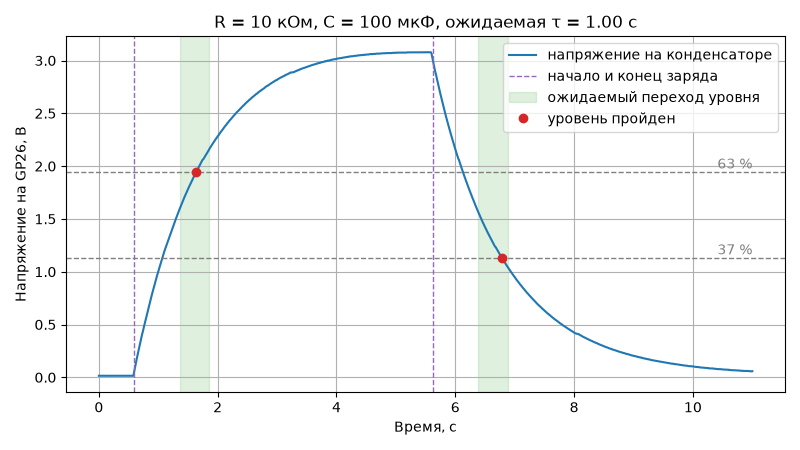

Source code (Python):
# Опыт с RC-цепью на приборе 311-adc. По номиналам деталей ведёт опыт, по 5τ на заряд
# и разряд, сохраняет записи в rc.csv, график в rc.png, номиналы и найденную τ в rc.log
# и сверяет τ с R·C. Приём потока устроен как в get_telemetry.py из п3.1.4.
#
#   python rc.py --r 10 --c 100   — опыт с RC-цепью, R в кОм, C в мкФ
#   python rc.py --plot rc.csv    — разбор готовой записи, номиналы берутся из rc.log

import argparse
import csv
import time

import matplotlib
import serial
from serial.tools import list_ports

# окно не нужно: график сразу сохраняется в файл
matplotlib.use("Agg")
import matplotlib.pyplot as plt

# настоящая τ отличается от R·C из-за допуска деталей: C ±20 %, R ±5 %
TAU_LOW = 0.8 * 0.95
TAU_HIGH = 1.2 * 1.05

VENDOR_ID = 0x2E8A
PRODUCT_ID = 0x000A


def find_board():
    for port in list_ports.comports():
        if port.vid == VENDOR_ID and port.pid == PRODUCT_ID:
            return port
    return None


def parse_record(line):
    """Запись из строки tm: <мкс> <В> <°C> или None, если строка не телеметрии."""
    parts = line.split()
    if len(parts) != 4 or parts[0] != "tm:":
        return None
    try:
        return int(parts[1]), float(parts[2]), float(parts[3])
    except ValueError:
        return None


def collect(device, seconds, period_ms, actions=()):
    records = []
    pending = list(actions)
    with serial.Serial(device, timeout=0.1) as port:
        time.sleep(0.2)
        port.reset_input_buffer()
        port.write(("tm_start %d\r" % period_ms).encode("ascii"))
        started = time.monotonic()
        deadline = started + seconds
        received = ""
        try:
            while time.monotonic() < deadline:
                # команды опыта — в свои моменты от начала приёма
                while pending and time.monotonic() - started >= pending[0][0]:
                    port.write((pending.pop(0)[1] + "\r").encode("ascii"))
                received += port.read(256).decode("ascii", "replace")
                while "\n" in received:
                    line, received = received.split("\n", 1)
                    record = parse_record(line.strip())
                    if record is not None:
                        records.append(record)
                        print("%.3f с  %.3f В  %.1f °C" % (record[0] / 1e6, record[1], record[2]))
        except KeyboardInterrupt:
            print("Остановлено по Ctrl+C")
        finally:
            port.write(b"tm_stop\r")
            port.write(b"charge_off\r")
    return records


def save_csv(records, name):
    # время от первой записи в секундах: так график начинается с нуля
    start_us = records[0][0]
    with open(name, "w", newline="", encoding="utf-8") as f:
        writer = csv.writer(f)
        writer.writerow(["time_s", "voltage_v", "temp_c"])
        for time_us, voltage, temp in records:
            writer.writerow(["%.6f" % ((time_us - start_us) / 1e6), "%.3f" % voltage, "%.1f" % temp])


def load_csv(name):
    times, voltages, temps = [], [], []
    with open(name, newline="", encoding="utf-8") as f:
        for row in csv.DictReader(f):
            times.append(float(row["time_s"]))
            voltages.append(float(row["voltage_v"]))
            temps.append(float(row["temp_c"]))
    return times, voltages, temps


def rc_plan(tau):
    """Период телеметрии, команды опыта и его длительность по ожидаемой τ."""
    # около ста отсчётов на τ, но не чаще, чем умеет прибор
    period_ms = max(10, round(tau * 10))
    # полсекунды покоя, 5τ заряда, 5τ разряда и полсекунды в запас
    actions = [(0.5, "charge_on"), (0.5 + 5 * tau, "charge_off")]
    return period_ms, actions, 1 + 10 * tau


def crossing(voltages, start, level, rising):
    """Номер первой записи от start, на которой напряжение перешло уровень."""
    for i in range(start, len(voltages)):
        if (voltages[i] >= level) if rising else (voltages[i] <= level):
            return i
    return None


def measure_tau(times, voltages):
    """τ заряда и разряда по уровням напряжения, как по триггеру осциллографа."""
    top = max(voltages)
    peak = voltages.index(top)
    result = {"top": top}
    # заряд: от начала подъёма (2 % вершины) до 63 % вершины
    start = crossing(voltages, 0, 0.02 * top, True)
    end = crossing(voltages, start, 0.632 * top, True) if start is not None else None
    if end is not None and end <= peak:
        result["charge"] = (times[start], times[end], voltages[end])
    # разряд: от начала спада (98 % вершины) до 37 % вершины
    start = crossing(voltages, peak, 0.98 * top, False)
    end = crossing(voltages, start, 0.368 * top, False) if start is not None else None
    if end is not None:
        result["discharge"] = (times[start], times[end], voltages[end])
    return result


def analyze_rc(csv_name, r_kohm, c_uf):
    tau = r_kohm * c_uf / 1000
    low, high = TAU_LOW * tau, TAU_HIGH * tau
    times, voltages, _ = load_csv(csv_name)
    found = measure_tau(times, voltages)
    top = found["top"]

    fig, ax = plt.subplots(figsize=(8, 4.5))
    ax.plot(times, voltages, label="напряжение на конденсаторе")
    ax.axhline(0.632 * top, color="gray", linestyle="--", linewidth=1)
    ax.axhline(0.368 * top, color="gray", linestyle="--", linewidth=1)
    ax.text(times[-1], 0.632 * top, "63 %", va="bottom", ha="right", color="gray")
    ax.text(times[-1], 0.368 * top, "37 %", va="bottom", ha="right", color="gray")

    lines = ["R_kohm = %g" % r_kohm, "C_uf = %g" % c_uf, "tau_expected_s = %.3f" % tau,
             "tau_min_s = %.3f" % low, "tau_max_s = %.3f" % high]
    passed = True
    for key, name in (("charge", "заряда"), ("discharge", "разряда")):
        if key not in found:
            print("τ %s: уровень не пройден, проверьте цепь и номиналы" % name)
            lines.append("tau_%s_s = none" % key)
            passed = False
            continue
        start, end, level = found[key]
        measured = end - start
        inside = low <= measured <= high
        passed = passed and inside
        # от начала и конца заряда отсчитывается ожидаемый момент перехода уровня
        ax.axvline(start, color="tab:purple", linestyle="--", linewidth=1,
                   label="начало и конец заряда" if key == "charge" else None)
        ax.axvspan(start + low, start + high, color="tab:green", alpha=0.15,
                   label="ожидаемый переход уровня" if key == "charge" else None)
        ax.plot([end], [level], "o", color="tab:red",
                label="уровень пройден" if key == "charge" else None)
        print("τ %s: %.3f с, ожидается %.2f–%.2f с, %s" %
              (name, measured, low, high, "в диапазоне" if inside else "вне диапазона"))
        lines.append("tau_%s_s = %.3f" % (key, measured))
    lines.append("result = %s" % ("ok" if passed else "fail"))

    ax.set_title("R = %g кОм, C = %g мкФ, ожидаемая τ = %.2f с" % (r_kohm, c_uf, tau))
    ax.set_xlabel("Время, с")
    ax.set_ylabel("Напряжение на GP26, В")
    ax.grid(True)
    ax.legend(loc="upper right")
    fig.tight_layout()
    fig.savefig("rc.png")
    print("График сохранён в rc.png")

    with open("rc.log", "w", encoding="utf-8") as f:
        f.write("\n".join(lines) + "\n")
    print("Номиналы и τ записаны в rc.log")
    print("Опыт сошёлся с расчётом" if passed else "Опыт не сошёлся с расчётом")


def read_log(name):
    """Номиналы R и C из rc.log прошлого опыта или None, если файла нет."""
    values = {}
    try:
        with open(name, encoding="utf-8") as f:
            for line in f:
                key, _, value = line.partition("=")
                values[key.strip()] = value.strip()
        return float(values["R_kohm"]), float(values["C_uf"])
    except (OSError, KeyError, ValueError):
        return None


parser = argparse.ArgumentParser(description="Опыт с RC-цепью на приборе 311-adc")
parser.add_argument("--r", type=float, help="сопротивление резистора, кОм")
parser.add_argument("--c", type=float, help="ёмкость конденсатора, мкФ")
parser.add_argument("--plot", metavar="CSV", help="разобрать готовую запись опыта, без платы")
args = parser.parse_args()

if (args.r is None) != (args.c is None):
    parser.error("нужны оба номинала, --r и --c")
if args.r is None:
    # без номиналов можно только разобрать запись, номиналы — из прошлого опыта
    found = read_log("rc.log") if args.plot else None
    if found is None:
        parser.error("укажите номиналы деталей: --r <кОм> --c <мкФ>")
    args.r, args.c = found

tau = args.r * args.c / 1000
print("Ожидаемая τ = R·C = %.3f с" % tau)
if not 1 <= args.r <= 100:
    print("Резистор вне пределов от 1 до 100 кОм, проверка курса такой не примет")
if tau < 0.2:
    print("τ меньше 0,2 с: отсчётов на τ будет мало, возьмите детали из таблицы")

if args.plot:
    analyze_rc(args.plot, args.r, args.c)
else:
    board = find_board()
    if board is None:
        print("Плата не найдена. Проверьте кабель и запишите на плату прошивку прибора.")
    else:
        period_ms, actions, seconds = rc_plan(tau)
        print("Плата на порту %s, опыт %.1f с, период %d мс" % (board.device, seconds, period_ms))
        records = collect(board.device, seconds, period_ms, actions)
        if not records:
            print("Ни одной строки телеметрии не принято.")
        else:
            save_csv(records, "rc.csv")
            print("Записей %d, сохранены в rc.csv" % len(records))
            analyze_rc("rc.csv", args.r, args.c)
